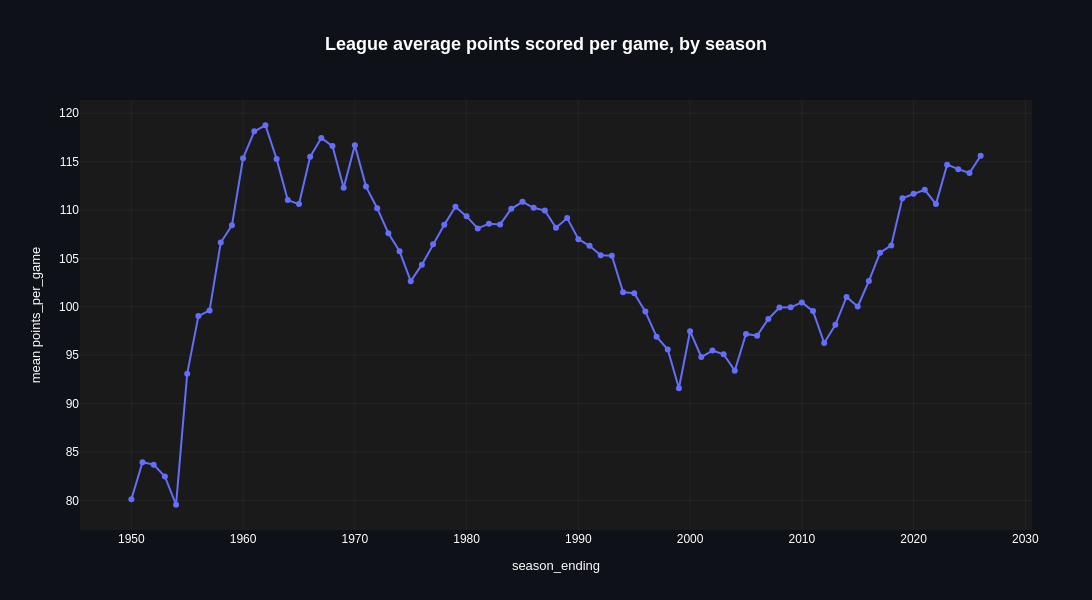

The notebook cell this image was saved under:
### Markdown cell above
## 4. How the league changed

Everything above is confined to the eight seasons of player data. The team table reaches back to 1949-50, and it is worth spending two figures there, because the narrow windows the later notebooks use are a deliberate choice rather than the edge of the dataset.

Two numbers show it clearly. How much a team scores, and how much of its shooting comes from behind the three-point line.

### Code cell
league = run_query("""
    select season, season_label, team_name,
           points_per_game, three_point_attempt_rate
    from analyst_ready.team_season
    where has_been_played
    order by season, team_id
""")
league[["points_per_game", "three_point_attempt_rate"]] = (
    league[["points_per_game", "three_point_attempt_rate"]].astype(float)
)
league["season_ending"] = pd.to_datetime(league["season"].astype(str) + "-07-01")

print(league.shape)

fig_scoring = time_series_plot(
    league,
    date_col="season_ending",
    value_col="points_per_game",
    agg="mean",
    freq="YS",
    show_points=True,
    title="League average points scored per game, by season",
)
fig_scoring.show()

### Figure 1 — Plotly figure (JSON) as saved in the notebook; plotly's stock layout.template omitted (floating-point values rounded to 4 significant figures)
{"data": [{"connectgaps": false, "hovertemplate": "%{y:.3g}<extra></extra>", "line": {"color": "#636EFA", "width": 2}, "mode": "lines+markers", "name": "mean points_per_game", "type": "scatter", "x": ["1950-01-01T00:00:00", "1951-01-01T00:00:00", "1952-01-01T00:00:00", "1953-01-01T00:00:00", "1954-01-01T00:00:00", "1955-01-01T00:00:00", "1956-01-01T00:00:00", "1957-01-01T00:00:00", "1958-01-01T00:00:00", "1959-01-01T00:00:00", "1960-01-01T00:00:00", "1961-01-01T00:00:00", "1962-01-01T00:00:00", "1963-01-01T00:00:00", "1964-01-01T00:00:00", "1965-01-01T00:00:00", "1966-01-01T00:00:00", "1967-01-01T00:00:00", "1968-01-01T00:00:00", "1969-01-01T00:00:00", "1970-01-01T00:00:00", "1971-01-01T00:00:00", "1972-01-01T00:00:00", "1973-01-01T00:00:00", "1974-01-01T00:00:00", "1975-01-01T00:00:00", "1976-01-01T00:00:00", "1977-01-01T00:00:00", "1978-01-01T00:00:00", "1979-01-01T00:00:00", "1980-01-01T00:00:00", "1981-01-01T00:00:00", "1982-01-01T00:00:00", "1983-01-01T00:00:00", "1984-01-01T00:00:00", "1985-01-01T00:00:00", "1986-01-01T00:00:00", "1987-01-01T00:00:00", "1988-01-01T00:00:00", "1989-01-01T00:00:00", "1990-01-01T00:00:00", "1991-01-01T00:00:00", "1992-01-01T00:00:00", "1993-01-01T00:00:00", "1994-01-01T00:00:00", "1995-01-01T00:00:00", "1996-01-01T00:00:00", "1997-01-01T00:00:00", "1998-01-01T00:00:00", "1999-01-01T00:00:00", "2000-01-01T00:00:00", "2001-01-01T00:00:00", "2002-01-01T00:00:00", "2003-01-01T00:00:00", "2004-01-01T00:00:00", "2005-01-01T00:00:00", "2006-01-01T00:00:00", "2007-01-01T00:00:00", "2008-01-01T00:00:00", "2009-01-01T00:00:00", "2010-01-01T00:00:00", "2011-01-01T00:00:00", "2012-01-01T00:00:00", "2013-01-01T00:00:00", "2014-01-01T00:00:00", "2015-01-01T00:00:00", "2016-01-01T00:00:00", "2017-01-01T00:00:00", "2018-01-01T00:00:00", "2019-01-01T00:00:00", "2020-01-01T00:00:00", "2021-01-01T00:00:00", "2022-01-01T00:00:00", "2023-01-01T00:00:00", "2024-01-01T00:00:00", "2025-01-01T00:00:00", "2026-01-01T00:00:00"], "y": [80.11, 83.94, 83.69, 82.47, 79.54, 93.09, 99.04, 99.62, 106.6, 108.4, 115.3, 118.1, 118.8, 115.3, 111.0, 110.6, 115.5, 117.5, 116.6, 112.3, 116.7, 112.4, 110.2, 107.6, 105.7, 102.6, 104.3, 106.5, 108.5, 110.3, 109.3, 108.1, 108.6, 108.5, 110.1, 110.8, 110.2, 109.9, 108.2, 109.2, 107.0, 106.3, 105.3, 105.3, 101.5, 101.4, 99.5, 96.9, 95.58, 91.59, 97.48, 94.81, 95.47, 95.09, 93.4, 97.19, 97.01, 98.74, 99.92, 99.94, 100.5, 99.55, 96.26, 98.14, 101.0, 100.0, 102.7, 105.6, 106.3, 111.2, 111.7, 112.1, 110.6, 114.7, 114.2, 113.8, 115.6]}], "layout": {"font": {"color": "white", "family": "Arial"}, "height": 600, "hovermode": "x unified", "legend": {"bgcolor": "rgba(0,0,0,0.4)", "bordercolor": "rgba(255,255,255,0.15)", "borderwidth": 1, "font": {"color": "white", "size": 11}}, "margin": {"b": 70, "l": 80, "r": 60, "t": 100}, "paper_bgcolor": "#0e1117", "plot_bgcolor": "#1a1a1a", "title": {"font": {"color": "white", "family": "Arial", "size": 18}, "text": "<b>League average points scored per game, by season</b>", "x": 0.5, "xanchor": "center"}, "width": 1400, "xaxis": {"gridcolor": "rgba(128,128,128,0.2)", "gridwidth": 0.5, "rangeslider": {"visible": false}, "showgrid": true, "title": {"font": {"size": 13}, "text": "season_ending"}}, "yaxis": {"gridcolor": "rgba(128,128,128,0.2)", "gridwidth": 0.5, "showgrid": true, "title": {"font": {"size": 13}, "text": "mean points_per_game"}, "type": "linear"}}}
